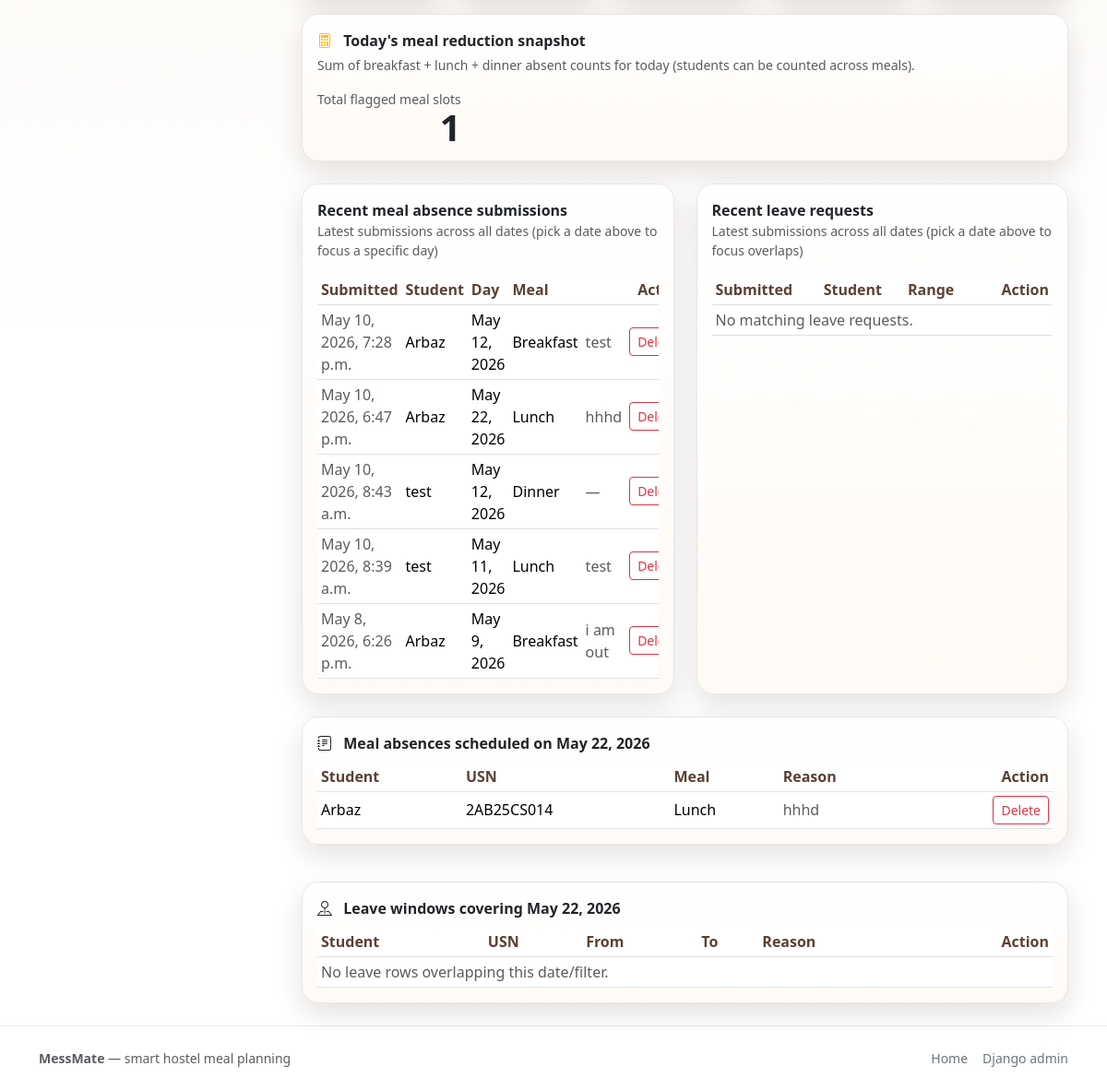
The page /mess-admin/ (signed in, lower part) on the database as committed earlier.
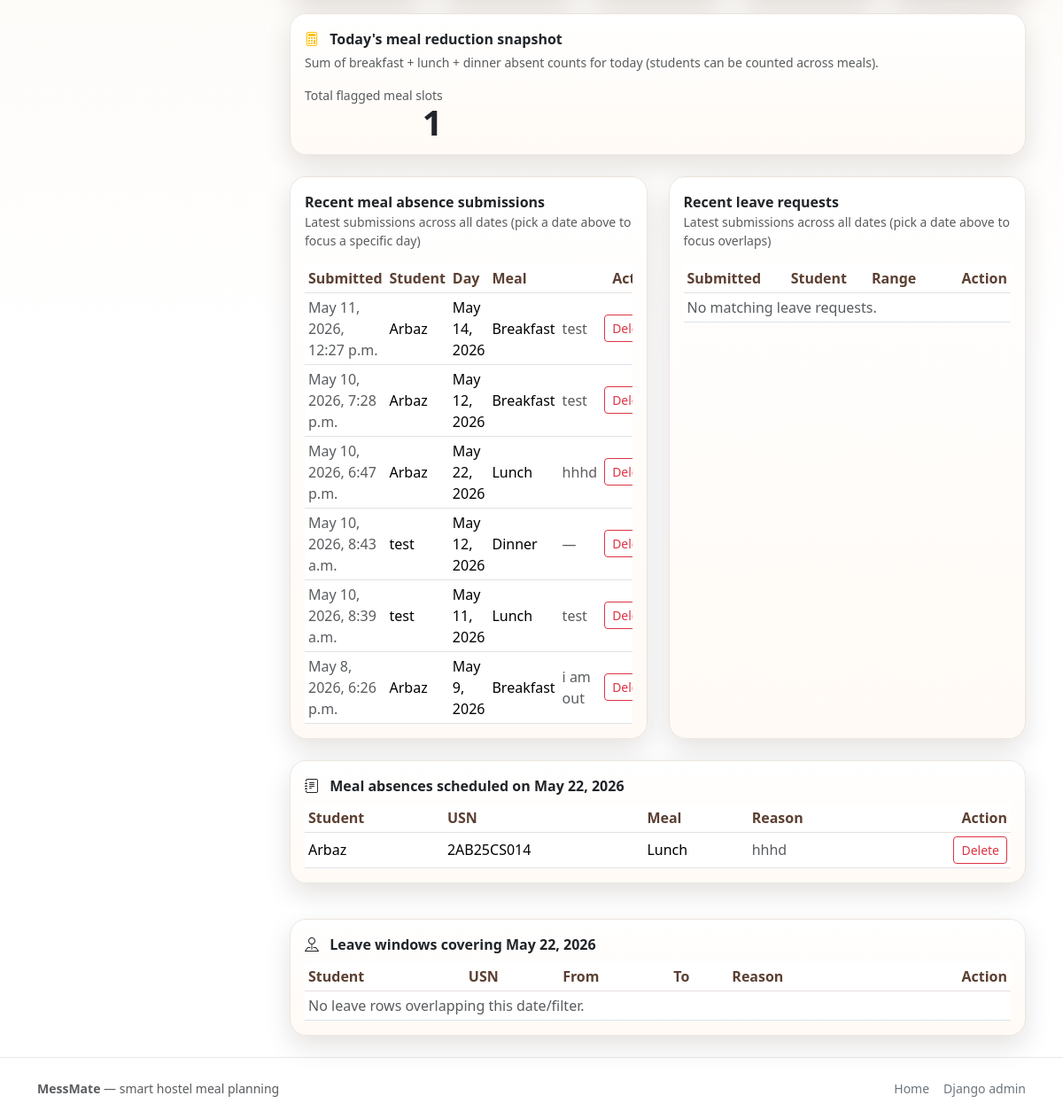
The same page on the database as committed later.
### mess/models.py (models this page shows, shortened)
class MealAbsence(models.Model):
    class MealType(models.TextChoices):
        BREAKFAST = "BREAKFAST", "Breakfast"
        LUNCH = "LUNCH", "Lunch"
        DINNER = "DINNER", "Dinner"
    student = models.ForeignKey(
        StudentProfile,
        on_delete=models.CASCADE,
        related_name="meal_absences",
    )
    date = models.DateField()
    meal_type = models.CharField(max_length=10, choices=MealType.choices)
    reason = models.TextField(blank=True)
    created_at = models.DateTimeField(auto_now_add=True)
    is_seen = models.BooleanField(default=False)
    class Meta:
        constraints = [
            models.UniqueConstraint(
                fields=["student", "date", "meal_type"],
                name="unique_meal_absence_per_day",
            )
        ]
        ordering = ["-date", "-created_at"]

class StudentProfile(models.Model):
    user = models.OneToOneField(
        settings.AUTH_USER_MODEL,
        on_delete=models.CASCADE,
        related_name="profile",
    )
    full_name = models.CharField(max_length=150)
    usn = models.CharField(max_length=10, unique=True, validators=[USN_VALIDATOR])
    email = models.EmailField()
    room_number = models.CharField(max_length=20)

### mess/views.py (the view, shortened to what this page needs)
# urls.py: path("mess-admin/", views.admin_dashboard, name="admin_dashboard"),
@user_passes_test(lambda u: u.is_staff)
def admin_dashboard(request):
    today = _today()
    requested_date = _parse_date_param(request.GET.get("date"))
    explicit_date_requested = requested_date is not None
    filter_date = requested_date or today
    q = (request.GET.get("q") or "").strip()
    students_count = StudentProfile.objects.count()
    active_leave_requests = LeaveRequest.objects.filter(to_date__gte=today).count()
    absent_breakfast_ids = _absent_student_ids_for_meal(today, MealAbsence.MealType.BREAKFAST)
    absent_lunch_ids = _absent_student_ids_for_meal(today, MealAbsence.MealType.LUNCH)
    absent_dinner_ids = _absent_student_ids_for_meal(today, MealAbsence.MealType.DINNER)
    absent_breakfast_count = len(absent_breakfast_ids)
    absent_lunch_count = len(absent_lunch_ids)
    absent_dinner_count = len(absent_dinner_ids)
    estimated_meal_reduction_today = (
        absent_breakfast_count + absent_lunch_count + absent_dinner_count
    )
    meals_q = MealAbsence.objects.select_related("student").order_by("-created_at")
    leaves_q = LeaveRequest.objects.select_related("student").order_by("-created_at")
    meals_q = _student_search_q(meals_q, q)
    leaves_q = _student_search_q(leaves_q, q)
    if explicit_date_requested:
        meals_q = meals_q.filter(date=filter_date)
        leaves_q = leaves_q.filter(from_date__lte=filter_date, to_date__gte=filter_date)
    recent_meal_absences = meals_q[:40]
    recent_leave_requests = leaves_q[:40]
    meal_absences_for_day = MealAbsence.objects.select_related("student").filter(date=filter_date)
    leave_requests_for_day = LeaveRequest.objects.select_related("student").filter(
        from_date__lte=filter_date, to_date__gte=filter_date
    )
    unseen_meal_count = MealAbsence.objects.filter(is_seen=False).count()
    unseen_leave_count = LeaveRequest.objects.filter(is_seen=False).count()
    return render(
        request,
        "mess/admin_dashboard.html",
        {
            "today": today,
            "filter_date": filter_date,
            "explicit_date_requested": explicit_date_requested,
            "q": q,
            "students_count": students_count,
            "active_leave_requests": active_leave_requests,
            "absent_breakfast_count": absent_breakfast_count,
            "absent_lunch_count": absent_lunch_count,
            "absent_dinner_count": absent_dinner_count,
            "estimated_meal_reduction_today": estimated_meal_reduction_today,
            "recent_meal_absences": recent_meal_absences,
            "recent_leave_requests": recent_leave_requests,
            "meal_absences_for_day": meal_absences_for_day,
            "leave_requests_for_day": leave_requests_for_day,
            "unseen_meal_count": unseen_meal_count,
            "unseen_leave_count": unseen_leave_count,
        },
    )

### mess/context_processors.py (called while the page is built)
def mess_notifications(request):
    ctx = {"unseen_meal_count": 0, "unseen_leave_count": 0}
    user = getattr(request, "user", None)
    if user is None or not user.is_authenticated or not user.is_staff:
        return ctx
    ctx["unseen_meal_count"] = MealAbsence.objects.filter(is_seen=False).count()
    ctx["unseen_leave_count"] = LeaveRequest.objects.filter(is_seen=False).count()
    return ctx

### mess/views.py (called while the page is built)
def _today() -> date:
    return timezone.localdate()

def _parse_date_param(date_str: str | None) -> date | None:
    if not date_str:
        return None
    parsed = parse_date(date_str)
    return parsed

def _student_search_q(queryset, q: str):
    if not q:
        return queryset
    return queryset.filter(
        Q(student__full_name__icontains=q)
        | Q(student__usn__icontains=q)
        | Q(student__email__icontains=q)
    )

### templates/mess/admin_dashboard.html (shortened to what the changed rows need)
{% extends "mess/admin_shell.html" %}
{% block admin_main %}
  <div class="row g-4 mb-4">
    <div class="col-12 col-xl-6">
      <div class="card card-mess h-100">
        <div class="card-body">
          <div class="table-responsive mt-3">
            <table class="table table-sm align-middle table-mess mb-0">
              <thead>
                <tr>
                  <th>Submitted</th>
                  <th>Student</th>
                  <th>Day</th>
                  <th>Meal</th>
                  <th></th>
                  <th class="text-end">Action</th>
                </tr>
              </thead>
              <tbody>
                {% for a in recent_meal_absences %}
                  <tr>
                    <td class="text-muted">{{ a.created_at }}</td>
                    <td>
                      {{ a.student.full_name }}
                    </td>
                    <td>{{ a.date }}</td>
                    <td>{{ a.get_meal_type_display }}</td>
                    <td class="text-muted">{% if a.reason %}{{ a.reason|truncatechars:40 }}{% else %}—{% endif %}</td>
                    <td class="text-end">
                      <form class="d-inline" method="post" action="{% url 'admin_delete_meal_absence' a.id %}">
                        <button class="btn btn-sm btn-outline-danger" type="submit">Delete</button>
                      </form>
                    </td>
                  </tr>
                {% empty %}
                  <tr><td colspan="6" class="text-muted">No matching meal absence requests.</td></tr>
                {% endfor %}
              </tbody>
            </table>
          </div>
        </div>
      </div>
    </div>
    <div class="col-12 col-xl-6">
      <div class="card card-mess h-100">
        <div class="card-body">
          <div class="table-responsive mt-3">
            <table class="table table-sm align-middle table-mess mb-0">
              <thead>
                <tr>
                  <th>Submitted</th>
                  <th>Student</th>
                  <th>Range</th>
                  <th></th>
                  <th class="text-end">Action</th>
                </tr>
              </thead>
            </table>
          </div>
        </div>
      </div>
    </div>
  </div>
  <div class="row g-4">
    <div class="col-12">
      <div class="card card-mess mb-3">
        <div class="card-body">
          <div class="fw-semibold mb-2"><i class="bi bi-journal-text me-2"></i> Meal absences scheduled on {{ filter_date }}</div>
          <div class="table-responsive">
            <table class="table table-sm align-middle table-mess mb-0">
              <thead>
                <tr>
                  <th>Student</th>
                  <th>USN</th>
                  <th>Meal</th>
                  <th>Reason</th>
                  <th class="text-end">Action</th>
                </tr>
              </thead>
              <tbody>
                {% for a in meal_absences_for_day %}
                  <tr>
                    <td>{{ a.student.full_name }}</td>
                    <td>{{ a.student.usn }}</td>
                    <td>{{ a.get_meal_type_display }}</td>
                    <td class="text-muted">{{ a.reason|default:"—" }}</td>
                    <td class="text-end">
                      <form class="d-inline" method="post" action="{% url 'admin_delete_meal_absence' a.id %}">
                        <button class="btn btn-sm btn-outline-danger" type="submit">Delete</button>
                      </form>
                    </td>
                  </tr>
                {% empty %}
                  <tr><td colspan="5" class="text-muted">No meal absence rows for this date/filter.</td></tr>
                {% endfor %}
              </tbody>
            </table>
          </div>
        </div>
      </div>
    </div>
    <div class="col-12">
      <div class="card card-mess">
        <div class="card-body">
          <div class="fw-semibold mb-2"><i class="bi bi-pin-map me-2"></i> Leave windows covering {{ filter_date }}</div>
          <div class="table-responsive">
            <table class="table table-sm align-middle table-mess mb-0">
              <thead>
                <tr>
                  <th>Student</th>
                  <th>USN</th>
                  <th>From</th>
                  <th>To</th>
                  <th>Reason</th>
                  <th class="text-end">Action</th>
                </tr>
              </thead>
            </table>
          </div>
        </div>
      </div>
    </div>
  </div>
{% endblock %}

Rows that differ between the two databases and show on the page:
added MealAbsence: created_at "May 11, 2026, 12:27 p.m.", student.full_name "Arbaz", date "May 14, 2026", meal_type "Breakfast", reason "test"
